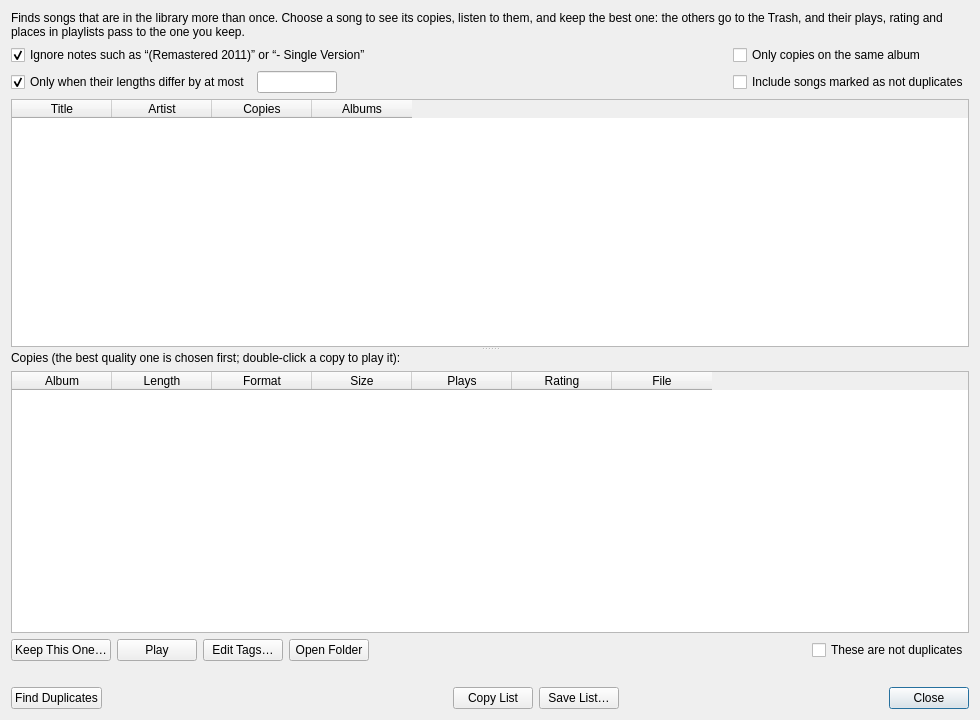
<?xml version="1.0" encoding="UTF-8"?>
<ui version="4.0">
 <class>findDupesDialog</class>
 <widget class="QDialog" name="findDupesDialog">
  <property name="geometry">
   <rect>
    <x>0</x>
    <y>0</y>
    <width>980</width>
    <height>720</height>
   </rect>
  </property>
  <property name="windowTitle">
   <string>Find Duplicates</string>
  </property>
  <layout class="QVBoxLayout" name="findDupesLayout">
   <item>
    <widget class="QLabel" name="findDupesIntro">
     <property name="text">
      <string>Finds songs that are in the library more than once. Choose a song to see its copies, listen to them, and keep the best one: the others go to the Trash, and their plays, rating and places in playlists pass to the one you keep.</string>
     </property>
     <property name="wordWrap">
      <bool>true</bool>
     </property>
    </widget>
   </item>
   <item>
    <layout class="QGridLayout" name="findDupesOptions">
     <item row="0" column="0">
      <widget class="QCheckBox" name="findDupesIgnoreNotes">
       <property name="text">
        <string>Ignore notes such as “(Remastered 2011)” or “- Single Version”</string>
       </property>
       <property name="toolTip">
        <string>Notes about live, acoustic, demo, remix or instrumental versions still count, so those stay apart</string>
       </property>
       <property name="checked">
        <bool>true</bool>
       </property>
      </widget>
     </item>
     <item row="0" column="1">
      <widget class="QCheckBox" name="findDupesSameAlbum">
       <property name="text">
        <string>Only copies on the same album</string>
       </property>
       <property name="toolTip">
        <string>Leave out a song that is on an album and a compilation</string>
       </property>
       <property name="checked">
        <bool>false</bool>
       </property>
      </widget>
     </item>
     <item row="1" column="0">
      <layout class="QHBoxLayout" name="findDupesLengthRow">
       <item>
        <widget class="QCheckBox" name="findDupesSameLength">
         <property name="text">
          <string>Only when their lengths differ by at most</string>
         </property>
         <property name="checked">
          <bool>true</bool>
         </property>
        </widget>
       </item>
       <item>
        <widget class="QLineEdit" name="findDupesLengthSeconds">
         <property name="maximumSize">
          <size>
           <width>80</width>
           <height>16777215</height>
          </size>
         </property>
         <property name="toolTip">
          <string>Type a number, or use the Up and Down keys</string>
         </property>
         <property name="minimum" stdset="0">
          <number>0</number>
         </property>
         <property name="maximum" stdset="0">
          <number>60</number>
         </property>
         <property name="value" stdset="0">
          <number>3</number>
         </property>
         <property name="suffix" stdset="0">
          <string> s</string>
         </property>
        </widget>
       </item>
       <item>
        <spacer name="findDupesLengthSpacer">
         <property name="orientation">
          <enum>Qt::Orientation::Horizontal</enum>
         </property>
         <property name="sizeHint" stdset="0">
          <size>
           <width>20</width>
           <height>10</height>
          </size>
         </property>
        </spacer>
       </item>
      </layout>
     </item>
     <item row="1" column="1">
      <widget class="QCheckBox" name="findDupesShowSkipped">
       <property name="text">
        <string>Include songs marked as not duplicates</string>
       </property>
       <property name="toolTip">
        <string>Also look at the songs that were marked as not duplicates, so the mark can be taken off again</string>
       </property>
       <property name="checked">
        <bool>false</bool>
       </property>
      </widget>
     </item>
    </layout>
   </item>
   <item>
    <widget class="QSplitter" name="findDupesSplitter">
     <property name="orientation">
      <enum>Qt::Orientation::Vertical</enum>
     </property>
     <property name="childrenCollapsible">
      <bool>false</bool>
     </property>
     <widget class="QTableWidget" name="findDupesList">
      <property name="editTriggers">
       <set>QAbstractItemView::EditTrigger::NoEditTriggers</set>
      </property>
      <property name="alternatingRowColors">
       <bool>true</bool>
      </property>
      <property name="selectionMode">
       <enum>QAbstractItemView::SelectionMode::SingleSelection</enum>
      </property>
      <property name="selectionBehavior">
       <enum>QAbstractItemView::SelectionBehavior::SelectRows</enum>
      </property>
      <property name="textElideMode">
       <enum>Qt::TextElideMode::ElideRight</enum>
      </property>
      <property name="showGrid">
       <bool>false</bool>
      </property>
      <property name="wordWrap">
       <bool>false</bool>
      </property>
      <property name="sortingEnabled">
       <bool>true</bool>
      </property>
      <attribute name="verticalHeaderVisible">
       <bool>false</bool>
      </attribute>
      <column>
       <property name="text">
        <string>Title</string>
       </property>
      </column>
      <column>
       <property name="text">
        <string>Artist</string>
       </property>
      </column>
      <column>
       <property name="text">
        <string>Copies</string>
       </property>
      </column>
      <column>
       <property name="text">
        <string>Albums</string>
       </property>
      </column>
     </widget>
     <widget class="QWidget" name="findDupesCopiesPane">
      <layout class="QVBoxLayout" name="findDupesCopiesLayout">
       <property name="leftMargin">
        <number>0</number>
       </property>
       <property name="topMargin">
        <number>0</number>
       </property>
       <property name="rightMargin">
        <number>0</number>
       </property>
       <property name="bottomMargin">
        <number>0</number>
       </property>
       <item>
        <widget class="QLabel" name="findDupesCopiesLabel">
         <property name="text">
          <string>Copies (the best quality one is chosen first; double-click a copy to play it):</string>
         </property>
        </widget>
       </item>
       <item>
        <widget class="QTableWidget" name="findDupesCopies">
         <property name="editTriggers">
          <set>QAbstractItemView::EditTrigger::NoEditTriggers</set>
         </property>
         <property name="alternatingRowColors">
          <bool>true</bool>
         </property>
         <property name="selectionMode">
          <enum>QAbstractItemView::SelectionMode::SingleSelection</enum>
         </property>
         <property name="selectionBehavior">
          <enum>QAbstractItemView::SelectionBehavior::SelectRows</enum>
         </property>
         <property name="textElideMode">
          <enum>Qt::TextElideMode::ElideMiddle</enum>
         </property>
         <property name="showGrid">
          <bool>false</bool>
         </property>
         <property name="wordWrap">
          <bool>false</bool>
         </property>
         <attribute name="verticalHeaderVisible">
          <bool>false</bool>
         </attribute>
         <column>
          <property name="text">
           <string>Album</string>
          </property>
         </column>
         <column>
          <property name="text">
           <string>Length</string>
          </property>
         </column>
         <column>
          <property name="text">
           <string>Format</string>
          </property>
         </column>
         <column>
          <property name="text">
           <string>Size</string>
          </property>
         </column>
         <column>
          <property name="text">
           <string>Plays</string>
          </property>
         </column>
         <column>
          <property name="text">
           <string>Rating</string>
          </property>
         </column>
         <column>
          <property name="text">
           <string>File</string>
          </property>
         </column>
        </widget>
       </item>
       <item>
        <layout class="QHBoxLayout" name="findDupesCopyButtonRow">
         <item>
          <widget class="QPushButton" name="findDupesKeepButton">
           <property name="text">
            <string>Keep This One…</string>
           </property>
           <property name="toolTip">
            <string>Keep the chosen copy and move the others to the Trash</string>
           </property>
           <property name="autoDefault">
            <bool>false</bool>
           </property>
          </widget>
         </item>
         <item>
          <widget class="QPushButton" name="findDupesPlayButton">
           <property name="text">
            <string>Play</string>
           </property>
           <property name="toolTip">
            <string>Play the chosen copy, to hear how it sounds</string>
           </property>
           <property name="autoDefault">
            <bool>false</bool>
           </property>
          </widget>
         </item>
         <item>
          <widget class="QPushButton" name="findDupesEditButton">
           <property name="text">
            <string>Edit Tags…</string>
           </property>
           <property name="toolTip">
            <string>Open the tag editor for the chosen copy</string>
           </property>
           <property name="autoDefault">
            <bool>false</bool>
           </property>
          </widget>
         </item>
         <item>
          <widget class="QPushButton" name="findDupesOpenFolderButton">
           <property name="text">
            <string>Open Folder</string>
           </property>
           <property name="toolTip">
            <string>Show the chosen copy's folder in the file manager</string>
           </property>
           <property name="autoDefault">
            <bool>false</bool>
           </property>
          </widget>
         </item>
         <item>
          <spacer name="findDupesCopyButtonSpacer">
           <property name="orientation">
            <enum>Qt::Orientation::Horizontal</enum>
           </property>
           <property name="sizeHint" stdset="0">
            <size>
             <width>20</width>
             <height>10</height>
            </size>
           </property>
          </spacer>
         </item>
         <item>
          <widget class="QCheckBox" name="findDupesSkipBox">
           <property name="text">
            <string>These are not duplicates</string>
           </property>
           <property name="toolTip">
            <string>Write a tag to these songs so that they are no longer listed as duplicates</string>
           </property>
          </widget>
         </item>
        </layout>
       </item>
      </layout>
     </widget>
    </widget>
   </item>
   <item>
    <widget class="QLabel" name="findDupesSummary">
     <property name="wordWrap">
      <bool>true</bool>
     </property>
    </widget>
   </item>
   <item>
    <layout class="QHBoxLayout" name="findDupesButtonRow">
     <item>
      <widget class="QPushButton" name="findDupesStartButton">
       <property name="text">
        <string>Find Duplicates</string>
       </property>
       <property name="autoDefault">
        <bool>false</bool>
       </property>
      </widget>
     </item>
     <item>
      <spacer name="findDupesButtonSpacer">
       <property name="orientation">
        <enum>Qt::Orientation::Horizontal</enum>
       </property>
       <property name="sizeHint" stdset="0">
        <size>
         <width>20</width>
         <height>10</height>
        </size>
       </property>
      </spacer>
     </item>
     <item>
      <widget class="QPushButton" name="findDupesCopyButton">
       <property name="text">
        <string>Copy List</string>
       </property>
       <property name="toolTip">
        <string>Copy the list as text, to paste it somewhere else</string>
       </property>
       <property name="autoDefault">
        <bool>false</bool>
       </property>
      </widget>
     </item>
     <item>
      <widget class="QPushButton" name="findDupesSaveButton">
       <property name="text">
        <string>Save List…</string>
       </property>
       <property name="toolTip">
        <string>Save the list as a CSV file, with every copy on its own line</string>
       </property>
       <property name="autoDefault">
        <bool>false</bool>
       </property>
      </widget>
     </item>
     <item>
      <widget class="QDialogButtonBox" name="findDupesButtonBox">
       <property name="standardButtons">
        <set>QDialogButtonBox::StandardButton::Close</set>
       </property>
      </widget>
     </item>
    </layout>
   </item>
  </layout>
 </widget>
 <resources/>
 <connections/>
</ui>
